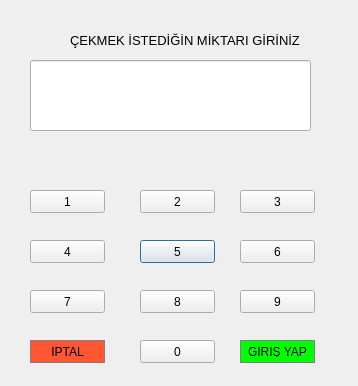
<?xml version="1.0" encoding="UTF-8"?>
<ui version="4.0">
 <class>paracekmeDialog</class>
 <widget class="QDialog" name="paracekmeDialog">
  <property name="geometry">
   <rect>
    <x>0</x>
    <y>0</y>
    <width>358</width>
    <height>386</height>
   </rect>
  </property>
  <property name="windowTitle">
   <string>Dialog</string>
  </property>
  <widget class="QLabel" name="label">
   <property name="geometry">
    <rect>
     <x>70</x>
     <y>20</y>
     <width>251</width>
     <height>41</height>
    </rect>
   </property>
   <property name="font">
    <font>
     <pointsize>10</pointsize>
     <weight>50</weight>
     <bold>false</bold>
    </font>
   </property>
   <property name="text">
    <string>ÇEKMEK İSTEDİĞİN MİKTARI GİRİNİZ</string>
   </property>
  </widget>
  <widget class="QPushButton" name="button5">
   <property name="geometry">
    <rect>
     <x>140</x>
     <y>240</y>
     <width>75</width>
     <height>23</height>
    </rect>
   </property>
   <property name="text">
    <string>5</string>
   </property>
  </widget>
  <widget class="QPushButton" name="buttonENTER">
   <property name="geometry">
    <rect>
     <x>240</x>
     <y>340</y>
     <width>75</width>
     <height>23</height>
    </rect>
   </property>
   <property name="styleSheet">
    <string notr="true">QPushButton {
	background-color:#00FF00;
	border: 1px solid gray;
	padding: 5px;
}

QPushButton:pressed {
	background-color: #A9A9A9;
	border: 1px solid gray;
	padding: 5px;
}</string>
   </property>
   <property name="text">
    <string>GİRİŞ YAP</string>
   </property>
  </widget>
  <widget class="QPushButton" name="button6">
   <property name="geometry">
    <rect>
     <x>240</x>
     <y>240</y>
     <width>75</width>
     <height>23</height>
    </rect>
   </property>
   <property name="text">
    <string>6</string>
   </property>
  </widget>
  <widget class="QPushButton" name="button4">
   <property name="geometry">
    <rect>
     <x>30</x>
     <y>240</y>
     <width>75</width>
     <height>23</height>
    </rect>
   </property>
   <property name="text">
    <string>4</string>
   </property>
  </widget>
  <widget class="QPushButton" name="button1">
   <property name="geometry">
    <rect>
     <x>30</x>
     <y>190</y>
     <width>75</width>
     <height>23</height>
    </rect>
   </property>
   <property name="text">
    <string>1</string>
   </property>
  </widget>
  <widget class="QPushButton" name="button2">
   <property name="geometry">
    <rect>
     <x>140</x>
     <y>190</y>
     <width>75</width>
     <height>23</height>
    </rect>
   </property>
   <property name="text">
    <string>2</string>
   </property>
  </widget>
  <widget class="QPushButton" name="button7">
   <property name="geometry">
    <rect>
     <x>30</x>
     <y>290</y>
     <width>75</width>
     <height>23</height>
    </rect>
   </property>
   <property name="text">
    <string>7</string>
   </property>
  </widget>
  <widget class="QPushButton" name="button9">
   <property name="geometry">
    <rect>
     <x>240</x>
     <y>290</y>
     <width>75</width>
     <height>23</height>
    </rect>
   </property>
   <property name="text">
    <string>9</string>
   </property>
  </widget>
  <widget class="QPushButton" name="button8">
   <property name="geometry">
    <rect>
     <x>140</x>
     <y>290</y>
     <width>75</width>
     <height>23</height>
    </rect>
   </property>
   <property name="text">
    <string>8</string>
   </property>
  </widget>
  <widget class="QPushButton" name="button3">
   <property name="geometry">
    <rect>
     <x>240</x>
     <y>190</y>
     <width>75</width>
     <height>23</height>
    </rect>
   </property>
   <property name="text">
    <string>3</string>
   </property>
  </widget>
  <widget class="QLineEdit" name="Display">
   <property name="geometry">
    <rect>
     <x>30</x>
     <y>60</y>
     <width>281</width>
     <height>71</height>
    </rect>
   </property>
  </widget>
  <widget class="QPushButton" name="button0">
   <property name="geometry">
    <rect>
     <x>140</x>
     <y>340</y>
     <width>75</width>
     <height>23</height>
    </rect>
   </property>
   <property name="text">
    <string>0</string>
   </property>
  </widget>
  <widget class="QPushButton" name="pushButton">
   <property name="geometry">
    <rect>
     <x>30</x>
     <y>340</y>
     <width>75</width>
     <height>23</height>
    </rect>
   </property>
   <property name="styleSheet">
    <string notr="true">QPushButton {

	background-color: #FF5733;
	border: 1px solid gray;
	padding: 5px;
	
}

QPushButton:pressed {
	background-color: #FF5733;
	border: 1px solid gray;
	padding: 5px;
}</string>
   </property>
   <property name="text">
    <string>İPTAL</string>
   </property>
  </widget>
 </widget>
 <resources/>
 <connections/>
</ui>
